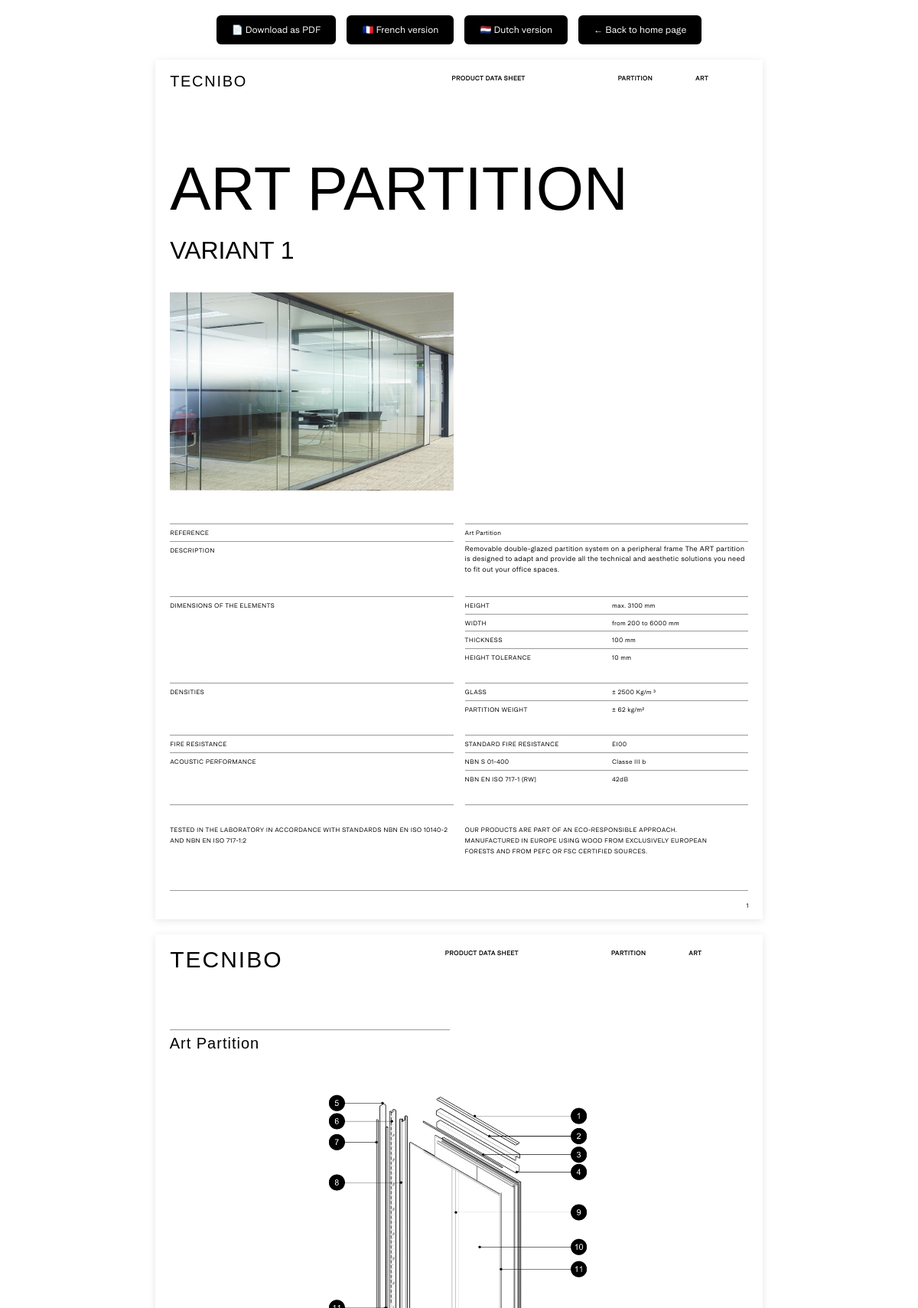
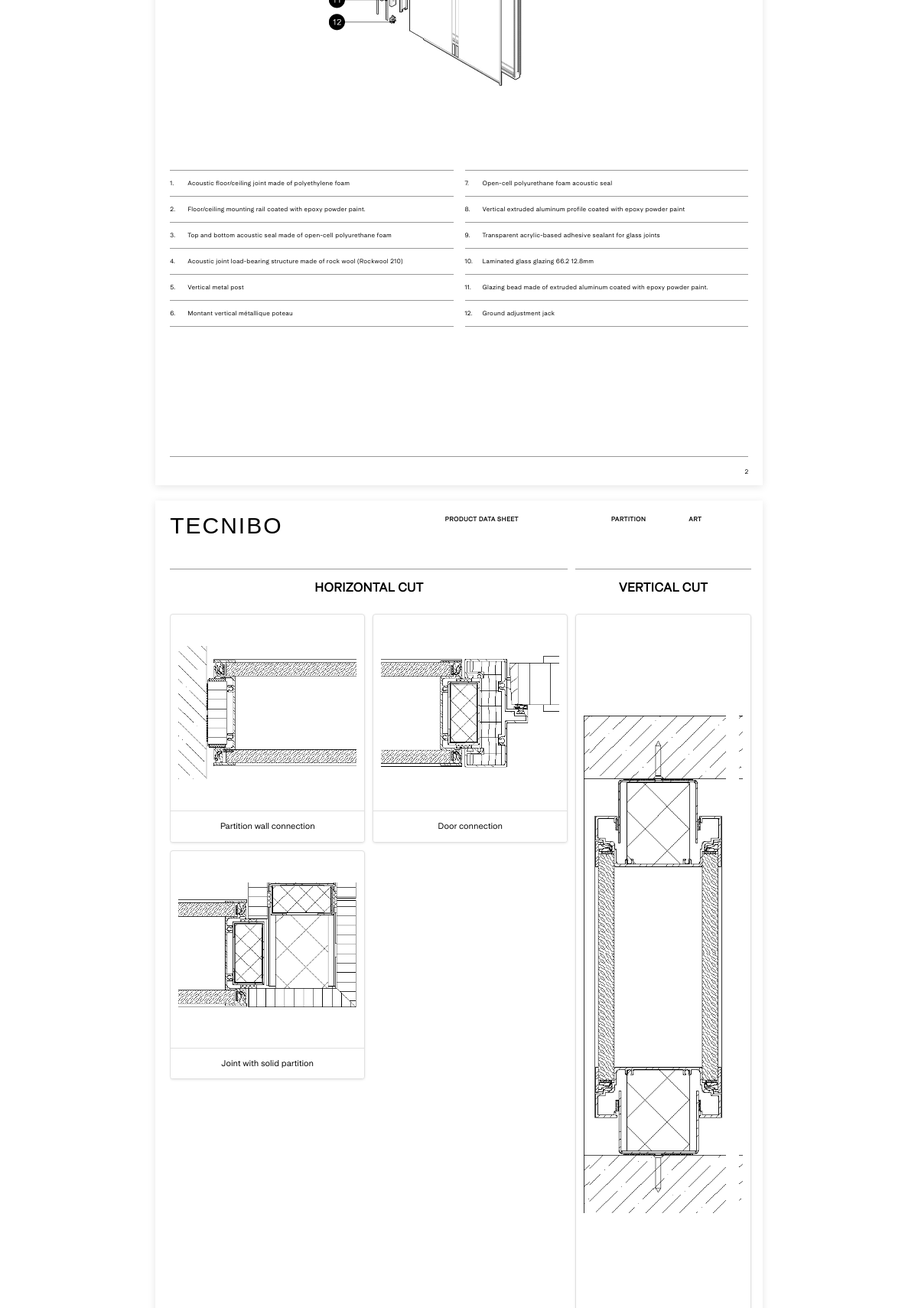
The page /tools/fiches/index?cpid=P_ART_VAR1_42dB&lang=en (upper part) on the database its author committed (2 pictures, top to bottom).
### tables this page shows
CREATE TABLE fiche_technique (
        id INTEGER PRIMARY KEY AUTOINCREMENT,
        cpid TEXT NOT NULL,
        langue TEXT DEFAULT 'fr',
	    type TEXT,
        reference TEXT,
        description TEXT,
        photo_produit TEXT,
        hauteur TEXT,
        largeur TEXT,
        epaisseur TEXT,
	    epaisseur_battent TEXT,
        tolerance_hauteur TEXT,
        verre TEXT,
	    battant TEXT,
	    panneau TEXT,
        poids_porte_cloison  TEXT,
        resistance_feu TEXT,
        nbn_s_01_400 TEXT,
        nbn_en_iso_717_1 TEXT,
        design_et_flexibilite TEXT,
        personnalisation_options TEXT,
        vue_eclatee_image TEXT,
        vue_eclatee_1 TEXT,
        vue_eclatee_2 TEXT,
        vue_eclatee_3 TEXT,
        vue_eclatee_4 TEXT,
        vue_eclatee_5 TEXT,
        vue_eclatee_6 TEXT,
        vue_eclatee_7 TEXT,
        vue_eclatee_8 TEXT,
        vue_eclatee_9 TEXT,
        vue_eclatee_10 TEXT,
        vue_eclatee_11 TEXT,
        vue_eclatee_12 TEXT,
        vue_eclatee_13 TEXT,
        vue_eclatee_14 TEXT,
        vue_eclatee_15 TEXT,
        vue_eclatee_16 TEXT,
        vue_eclatee_17 TEXT,
        vue_eclatee_18 TEXT,
        vue_eclatee_19 TEXT,
        vue_eclatee_20 TEXT,
        vue_eclatee_21 TEXT,
        vue_eclatee_22 TEXT,
        vue_eclatee_count INTEGER DEFAULT 0,
        dessin_technique_1 TEXT,
        dessin_technique_2 TEXT,
        dessin_technique_3 TEXT,
        dessin_technique_4 TEXT,
        dessin_technique_5 TEXT,
        dessin_technique_6 TEXT,
        dessin_technique_nom_1 TEXT,
        dessin_technique_nom_2 TEXT,
        dessin_technique_nom_3 TEXT,
        dessin_technique_nom_4 TEXT,
        dessin_technique_nom_5 TEXT,
        dessin_technique_nom_6 TEXT
    , reference_menu TEXT NOT NULL DEFAULT '', variant TEXT);

### app.py (the view)
@app.route('/index')
@app.route(f"{BASE_PATH}/index")
def index():
    cpid = request.args.get("cpid")
    lang = request.args.get("lang", "fr")
    base = get_base_url()
    fiche = None
    if cpid:
        conn = get_db_connection()
        row = conn.execute(
            "SELECT * FROM fiche_technique WHERE cpid=? AND langue=?",
            (cpid, lang)
        ).fetchone()
        conn.close()
        if row:
            fiche = dict(row)
    if not fiche:
        return "Référence introuvable", 404
    if lang == "en":
        return render_template("indexHaasEN.html", fiche=fiche, lang="en", base=base)
    elif lang == "nl":
        return render_template("indexHaasNL.html", fiche=fiche, lang="nl", base=base)
    else:
        return render_template("indexHaas.html", fiche=fiche, lang="fr", base=base)

### app.py (called while the page is built)
def get_base_url():
    return BASE_PATH if BASE_PATH else ''

def get_db_connection():
    conn = sqlite3.connect(DB_NAME)
    conn.row_factory = sqlite3.Row
    return conn

### templates/indexHaasEN.html (shortened to what this page needs)
<!DOCTYPE html>
<html lang="fr">
<head>
  <link rel="stylesheet" href="{{ url_for('static', filename='stylesHaas.css') }}">
  <link href="https://cdn.jsdelivr.net/npm/bootstrap@5.3.2/dist/css/bootstrap.min.css" rel="stylesheet">
</head>
<body>
<div class="Telecharger">
    <button id="downloadBtn">📄 Download as PDF</button>
   <button onclick="window.location.href='?cpid={{ fiche.cpid }}&lang=fr'">
        🇫🇷 French version
    </button>
    <button onclick="window.location.href='?cpid={{ fiche.cpid }}&lang=nl'">
        🇳🇱 Dutch version
    </button>
    <button id="retourBtn" onclick="window.location.href='/'">
        ← Back to home page
    </button>
</div>
<div class="PageA4">
  <header>
    <div class="d-flex mb-5">
      <div class="logo">TECNIBO</div>
      <div class="d-flex text-muted-header header-right">
        <span class="FICHE" style="margin-right: 121px;">PRODUCT DATA SHEET</span>
        <span class="SECTION" style="margin-right: 56px;">
          {% if fiche.type|lower == 'cloison' %}
            PARTITION
          {% elif fiche.type|lower == 'porte' %}
            DOOR
          {% else %}
            {{ fiche.type|upper }}
          {% endif %}
        </span>
        <span class="CPID">{{ fiche.reference_menu|upper }}</span>
      </div>
    </div>
  </header>
  <main>
    <h1 class="title">{{ fiche.reference }}</h1>
    {% if fiche.variant %}
      <h2 class="variant">{{ fiche.variant }}</h2>
    {% endif %}
    <div class="row gx-0">
      <div class="col-6">
        <div class="product-photo">
          {% if fiche.photo_produit %}
          <img src="{{ url_for('static', filename=fiche.photo_produit) }}"
               alt="Vue product photo"
               style="max-width:100%; max-height:100%; object-fit:contain;">
          {% endif %}
        </div>
      </div>
    </div>
    <div class="row table-row gx-0">
      <div class="col-6 text-muted border-half"><span>REFERENCE</span></div>
      <div class="col-6">
        <div class="d-flex align-items-center text-muted border-half inner-row">
          <span class="left">{{ fiche.reference }}</span>
        </div>
      </div>
    </div>
    <div class="row table-row gx-0">
      <div class="col-6 text-muted border-half"><span>DESCRIPTION</span></div>
      <div class="col-6 border-half text-desc dashDesc">
      </div>
    </div>
    <br>
    <div class="row table-row gx-0">
      <div class="col-6 text-muted text-muted-dim border-half"><span>DIMENSIONS OF THE ELEMENTS</span></div>
      <div class="col-6">
        <div class="d-flex align-items-center text-muted text-muted-dim border-half inner-row">
          <span class="left">HEIGHT</span>
          <span class="right">{{ fiche.hauteur }}</span>
        </div>
        <div class="d-flex align-items-center text-muted text-muted-larg border-half inner-row">
          <span class="left">WIDTH</span>
          <span class="right">{{ fiche.largeur }}</span>
        </div>
        {% if fiche.type == 'Cloison' %}
        <div class="d-flex align-items-center text-muted border-half inner-row">
          <span class="left">THICKNESS</span>
          <span class="right">{{ fiche.epaisseur }}</span>
        </div>
        {% else %}
        <div class="d-flex align-items-center text-muted border-half inner-row">
          <span class="left">THICKNESS OF FLIGHT</span>
          <span class="right">{{ fiche.epaisseur }}</span>
        </div>
        {% endif %}
        <div class="d-flex align-items-center text-muted border-half inner-row">
          <span class="left">HEIGHT TOLERANCE</span>
          <span class="right">{{ fiche.tolerance_hauteur }}</span>
        </div>
      </div>
    </div>
    <div class="padding"></div>
    <div class="row table-row gx-0">
      <div class="col-6 text-muted border-half"><span>DENSITIES</span></div>
      <div class="col-6">
        {% if fiche.type == 'Cloison' %}
          {% if fiche.verre %}
          <div class="d-flex align-items-center text-muted border-half inner-row">
            <span class="left">GLASS</span>
            <span class="right">{{ fiche.verre }}</span>
          </div>
          {% endif %}
          {% if fiche.poids_porte_cloison %}
          <div class="d-flex align-items-center text-muted border-half inner-row">
            <span class="left">PARTITION WEIGHT</span>
            <span class="right">{{ fiche.poids_porte_cloison }}</span>
          </div>
          {% endif %}
        {% endif %}
      </div>
    </div>
    <div class="padding"></div>
    <div class="row table-row gx-0">
      <div class="col-6 text-muted border-half"><span>FIRE RESISTANCE</span></div>
      <div class="col-6">
        <div class="d-flex align-items-center text-muted border-half inner-row">
          <span class="left">STANDARD FIRE RESISTANCE</span>
          <span class="right">{{ fiche.resistance_feu }}</span>
        </div>
      </div>
    </div>
    <div class="row table-row gx-0">
      <div class="col-6 text-muted border-half"><span>ACOUSTIC PERFORMANCE</span></div>
      <div class="col-6">
        <div class="d-flex align-items-center text-muted border-half inner-row">
          <span class="left">NBN S 01-400</span>
          <span>{{ fiche.nbn_s_01_400 }}</span>
        </div>
        <div class="d-flex align-items-center text-muted border-half inner-row">
          <span class="left">NBN EN ISO 717-1 (RW)</span>
          <span class="right">{{ fiche.nbn_en_iso_717_1 }}</span>
        </div>
      </div>
    </div>
    <div class="padding"></div>
    <div class="row table-row gx-0">
      <div class="col-6 text-muted border-half">
        <div class="padding-test">
          TESTED IN THE LABORATORY IN ACCORDANCE WITH STANDARDS NBN EN ISO 10140-2 <br>AND NBN EN ISO 717-1:2
        </div>
      </div>
      <div class="col-6 border-half text-muted">
        <div class="padding-test">
          OUR PRODUCTS ARE PART OF AN ECO-RESPONSIBLE APPROACH.<br>
          MANUFACTURED IN EUROPE USING WOOD FROM EXCLUSIVELY EUROPEAN <br>
          FORESTS AND FROM PEFC OR FSC CERTIFIED SOURCES.
        </div>
      </div>
    </div>
  </main>
  <footer class="footer">
    <div class="footer-content">
      <span class="numberPage">1</span>
    </div>
  </footer>
</div>
<div class="PageA4">
  <header>
    <div class="d-flex mb-5">
      <div class="logo2">TECNIBO</div>
      <div class="d-flex text-muted-header2 header-right2">
        <span class="FICHE" style="margin-right: 121px;">PRODUCT DATA SHEET</span>
        <span class="SECTION" style="margin-right: 56px;">
          {% if fiche.type|lower == 'cloison' %}
            PARTITION
          {% elif fiche.type|lower == 'porte' %}
            DOOR
          {% else %}
            {{ fiche.type|upper }}
          {% endif %}
        </span>
        <span class="CPID">{{ fiche.reference_menu|upper }}</span>
      </div>
    </div>
  </header>
  <main>
    <div class="main1">
      <div class="padding-Pa3"></div>
      <div class="row table-row gx-0">
        <div class="col-6 border-half">
          <div class="logTitle">
              {{ fiche.reference }}
          </div>
        </div>
      </div>
      <div id="Image">
        {% if fiche.vue_eclatee_image %}
        <img src="{{ url_for('static', filename=fiche.vue_eclatee_image) }}"
             alt="Vue éclatée produit"
             style="max-width:100%; max-height:100%; object-fit:contain;">
        {% endif %}
      </div>
    </div>
    <div class="main2">
      <div class="row table-row gx-0">
        <div class="col-6">
          {% for i in range(1, (fiche.vue_eclatee_count // 2) + (fiche.vue_eclatee_count % 2) + 1) %}
          <div class="text-muted_main2 border-half">
            <span style="display: inline-block; width: 0px; text-align: right;">{{ i }}.</span>&nbsp;&nbsp;&nbsp;&nbsp;&nbsp;&nbsp;&nbsp;&nbsp;&nbsp;
            {{ fiche['vue_eclatee_' ~ i] if fiche['vue_eclatee_' ~ i] else '' }}
          </div>
          {% endfor %}
          <div class="text-muted_main2 border-half"></div>
        </div>
        <div class="col-6">
          {% for i in range(((fiche.vue_eclatee_count // 2) + (fiche.vue_eclatee_count % 2)) + 1, fiche.vue_eclatee_count + 1) %}
          <div class="text-muted_main2 border-half">
            <span style="display: inline-block; width: 0px; text-align: right;">{{ i }}.</span>&nbsp;&nbsp;&nbsp;&nbsp;&nbsp;&nbsp;&nbsp;&nbsp;&nbsp;
            {{ fiche['vue_eclatee_' ~ i] if fiche['vue_eclatee_' ~ i] else '' }}
          </div>
          {% endfor %}
          <div class="text-muted_main2 border-half"></div>
        </div>
      </div>
    </div>
  </main>
  <footer class="footer">
    <div class="footer-content">
      <span class="numberPage">2</span>
    </div>
  </footer>
</div>
<div class="PageA4">
  <header>
    <div class="d-flex mb-5">
      <div class="logo2">TECNIBO</div>
      <div class="d-flex text-muted-header2 header-right2">
        <span class="FICHE" style="margin-right: 121px;">PRODUCT DATA SHEET</span>
        <span class="SECTION" style="margin-right: 56px;">
          {% if fiche.type|lower == 'cloison' %}
            PARTITION
          {% elif fiche.type|lower == 'porte' %}
            DOOR
          {% else %}
            {{ fiche.type|upper }}
          {% endif %}
        </span>
        <span class="CPID">{{ fiche.reference_menu|upper }}</span>
      </div>
    </div>
  </header>
  <main>
    <div class="main4">
      <div class="row table-row gx-0">
        <div class="col-8 border-half">
          <div class="DesFlecHV">HORIZONTAL CUT</div>
          <div class="row Horizontal1">
            <div class="col-6">
              <div class="w3-container">
                {% if fiche.dessin_technique_1 %}
                <div class="w3-card-4 w3-center">
                  <img src="{{ url_for('static', filename=fiche.dessin_technique_1) }}" alt="">
                  <div class="w3-container w3-center">
                    {% if fiche.dessin_technique_nom_1 %}
                    <p>{{ fiche.dessin_technique_nom_1 }}</p>
                    {% endif %}
                  </div>
                </div>
                {% endif %}
              </div>
            </div>
            <div class="col-6">
              <div class="w3-container">
                {% if fiche.dessin_technique_2 %}
                <div class="w3-card-4 w3-center">
                  <img src="{{ url_for('static', filename=fiche.dessin_technique_2) }}" alt="">
                  <div class="w3-container w3-center">
                   {% if fiche.dessin_technique_nom_2 %}
                    <p>{{ fiche.dessin_technique_nom_2 }}</p>
                    {% endif %}
                  </div>
                </div>
                {% endif %}
              </div>
            </div>
          </div>
          <div class="row Horizontal2">
            <div class="col-6">
              <div class="w3-container">
                {% if fiche.dessin_technique_3 %}
                <div class="w3-card-4 w3-center">
                  <img src="{{ url_for('static', filename=fiche.dessin_technique_3) }}" alt="">
                  <div class="w3-container w3-center">
                    {% if fiche.dessin_technique_nom_3 %}
                    <p>{{ fiche.dessin_technique_nom_3 }}</p>
                    {% endif %}
                  </div>
                </div>
                {% endif %}
              </div>
            </div>
            <div class="col-6">
              <div class="w3-container">
              </div>
            </div>
          </div>
          <div class="row Horizontal3">
            <div class="col-6">
              <div class="w3-container">
              </div>
            </div>
          </div>
        </div>
        <div class="col-4 border-half">
          <div class="DesFlecHV">VERTICAL CUT</div>
          {% if fiche.dessin_technique_6 %}
          <div class="vertical">
            <img src="{{ url_for('static', filename=fiche.dessin_technique_6) }}">
          </div>
          {% endif %}
        </div>
      </div>
    </div>
  </main>
</div>
</body>
</html>

### rows shown on the page
fiche_technique: reference_menu "ART", reference "ART PARTITION", variant "VARIANT 1", photo_produit (picture), reference "Art Partition", hauteur "max. 3100 mm", largeur "from 200 to 6000 mm", epaisseur "100 mm", tolerance_hauteur "10 mm", verre "± 2500 Kg/m ³", poids_porte_cloison "± 62 kg/m²", resistance_feu "EI00", nbn_s_01_400 "Classe III b", nbn_en_iso_717_1 "42dB", vue_eclatee_image (picture), vue_eclatee_1 "Acoustic floor/ceiling joint made of polyethylene foam" "Floor/ceiling mounting rail coated with epoxy powder paint." "Top and bottom acoustic seal made of open-cell polyurethane foam" "Acoustic joint load-bearing structure made of rock wool (Rockwool 210)" "Vertical metal post" "Montant vertical métallique poteau", vue_eclatee_7 "Open-cell polyurethane foam acoustic seal" "Vertical extruded aluminum profile coated with epoxy powder paint" "Transparent acrylic-based adhesive sealant for glass joints" "Laminated glass glazing 66.2 12.8mm" "Glazing bead made of extruded aluminum coated with epoxy powder paint." "Ground adjustment jack", dessin_technique_1 (picture), dessin_technique_nom_1 "Partition wall connection", dessin_technique_2 (picture), dessin_technique_nom_2 "Door connection", dessin_technique_3 (picture), dessin_technique_nom_3 "Joint with solid partition", dessin_technique_6 (picture)

### other values the page prints
{{ i }} "1" "2" "3" "4" "5" "6"
{{ i }} "7" "8" "9" "10" "11" "12"
